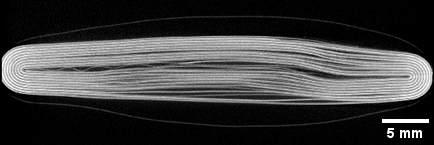
#> input picture at_T0_ws.png, 434 x 145 px
$ python -i extract_targets.py   (imports and definitions only)
#> lines starting #> are read from the running program, lines starting #| are printed output that depends on the picture; after the words box and inside, x2 and y2 are one past the last pixel; in counts of white or black regions, pixels touching at a corner belong together
#> in overlay_mask, `coloured = (np.abs(a[..., 0] - a[..., 1]) + np.abs(a[..., 1] - a[..., ..`: coloured: shape (145, 434) bool; every value is 0
### src/common.py
"""Shared helpers: image loading, cell masks and intensity normalisation."""
from pathlib import Path

import numpy as np
from PIL import Image
from scipy import ndimage as ndi
from skimage.filters import threshold_otsu

ROOT = Path(__file__).resolve().parents[1]
PROCESSED = ROOT / "data/processed"
RESULTS = ROOT / "results"


def load_gray(path) -> np.ndarray:
    return np.array(Image.open(path)).astype(np.float32)


def save_gray(arr: np.ndarray, path) -> None:
    Image.fromarray(np.clip(arr, 0, 255).astype(np.uint8)).save(path)


def cell_mask(img: np.ndarray, sigma: float = 3) -> np.ndarray:
    """Largest bright connected region (the pouch-cell body)."""
#> called with sigma = 3
    s = ndi.gaussian_filter(img.astype(float), sigma)
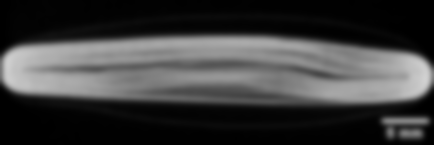
#> s: shape (145, 434) float64; min 0, max 209.2, mean 61
    m = s > threshold_otsu(s)
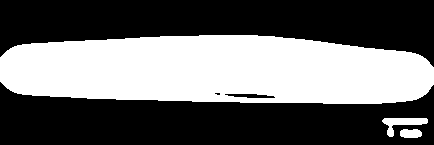
#> m: shape (145, 434) bool; 41% white; 3 white regions, box (x1, y1, x2, y2) and area: (0, 35, 434, 104) 25279, (382, 118, 428, 137) 370, (400, 129, 422, 138) 172
    lab, n = ndi.label(m)
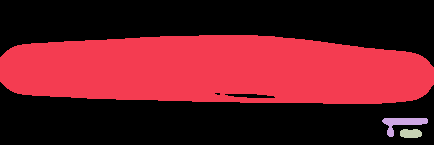
#> lab: shape (145, 434) int32; 4 distinct labels, from 0 to 3; one colour per label, 0 black
#> n = 3
    if n == 0:
        return m
    m = lab == (np.argmax(ndi.sum(m, lab, range(1, n + 1))) + 1)
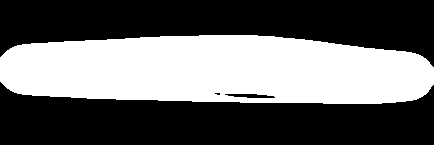
#> m: shape (145, 434) bool; 40.2% white; 1 white region, box (x1, y1, x2, y2) and area: (0, 35, 434, 104) 25279
    return ndi.binary_fill_holes(ndi.binary_closing(m, iterations=3))
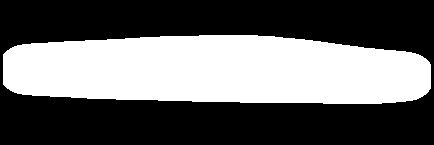
#> returned value: shape (145, 434) bool; 40.2% white; 1 white region, box (x1, y1, x2, y2) and area: (3, 35, 431, 104) 25285


# [22 lines left out: functions fov_mask, norm_params, not called in this run]


def normalise(img, lo, scale):
    return (img - lo) / scale


def denormalise(x, lo, scale):
    return x * scale + lo

### src/extract_targets.py
"""Extract sharp target slices from report documents (.odt / .docx).

Reports are zip archives; embedded images live in Pictures/ (LibreOffice) or
media/ / word/media/ (Word).  For every embedded image this script:

1. saves the original to data/raw/reports/<report>/<name>.png,
2. classifies it:  XY slice (cell wider than tall) -> used as a target;
   YZ slice, blank or unrecognised -> skipped,
3. builds a mask of viewer overlays (coloured crosshairs, scale bar),
4. rescales so the cell width matches the bf_ scans (~425 px, which puts the
   electrode layer pitch near the ~2.6 px seen in bf_),
5. crops to the cell (+ margin, which also removes the viewer text), fills
   overlay pixels by inpainting, and writes
   data/processed/targets/<report>__<name>.png  and  ..._valid.png
   (valid = 255 where the pixel is real image data; used to mask the loss).

Usage:  python src/extract_targets.py REPORT1.odt [REPORT2.odt ...]
"""
import hashlib
import io
import re
import sys
import zipfile
from pathlib import Path

import cv2
import numpy as np
from PIL import Image
from scipy import ndimage as ndi

from common import PROCESSED, ROOT, cell_mask

RAW_OUT = ROOT / "data/raw/reports"
TGT_OUT = PROCESSED / "targets"
TARGET_CELL_WIDTH = 425      # px, cell width in the bf_ scans
MIN_NATIVE_WIDTH = 500       # skip views where the cell is too small (layers unresolved)
MARGIN = 14                  # px around the cell after rescaling


def report_name(path: Path) -> str:
    m = re.search(r"Report-[\d-]+(?:_r\d+)?", path.stem)
    return m.group(0) if m else path.stem


# [12 lines left out: function embedded_images, not called in this run]


def overlay_mask(rgb: np.ndarray) -> np.ndarray:
    a = rgb.astype(int)
    coloured = (np.abs(a[..., 0] - a[..., 1]) + np.abs(a[..., 1] - a[..., 2])) > 30
    return ndi.binary_dilation(coloured, iterations=1)


def process(rgb: np.ndarray):
    gray = cv2.cvtColor(rgb, cv2.COLOR_RGB2GRAY)
    if gray.max() < 30:
        return None, "blank"
    over = overlay_mask(rgb)
    filled = cv2.inpaint(gray, over.astype(np.uint8), 3, cv2.INPAINT_TELEA)
    m = cell_mask(filled.astype(np.float32))
    ys, xs = np.nonzero(m)
    if len(xs) == 0:
        return None, "no cell"
    w, h = xs.max() - xs.min() + 1, ys.max() - ys.min() + 1
#> w = 428; h = 69
    if h > w:
        return None, "YZ view"
    if w < MIN_NATIVE_WIDTH:
        return None, f"cell only {w}px wide (layers unresolved)"
    s = TARGET_CELL_WIDTH / w
    y0, y1 = max(ys.min() - int(MARGIN / s), 0), min(ys.max() + int(MARGIN / s), gray.shape[0])
    x0, x1 = max(xs.min() - int(MARGIN / s), 0), min(xs.max() + int(MARGIN / s), gray.shape[1])
    crop, valid = filled[y0:y1, x0:x1], ~over[y0:y1, x0:x1]
    size = (round(crop.shape[1] * s), round(crop.shape[0] * s))
    crop = cv2.resize(crop, size, interpolation=cv2.INTER_AREA)
    valid = cv2.resize(valid.astype(np.uint8) * 255, size, interpolation=cv2.INTER_AREA) == 255
    return (crop, valid, s), "ok"


# [26 lines left out: function main, not called in this run]


# [4 lines not run here, left out]

>>> import cv2
>>> picture = cv2.cvtColor(cv2.imread('../at_T0_ws.png'), cv2.COLOR_BGR2RGB)
>>> result = process(picture)

$ run again, on bf_T0.png
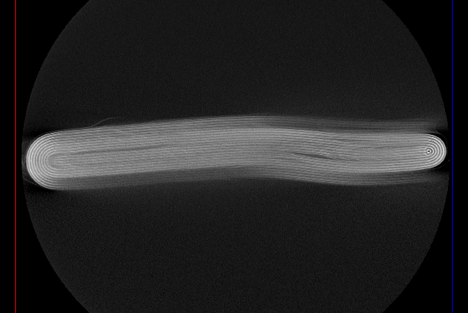
#> input picture bf_T0.png, 468 x 313 px
#> in overlay_mask, `coloured = (np.abs(a[..., 0] - a[..., 1]) + np.abs(a[..., 1] - a[..., ..`:
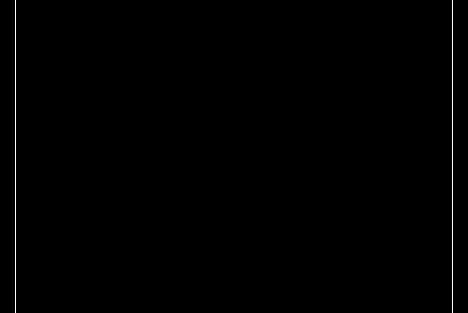
#> coloured: shape (313, 468) bool; 0.43% white in thin lines or dots
#> in cell_mask, `m = s > threshold_otsu(s)`:
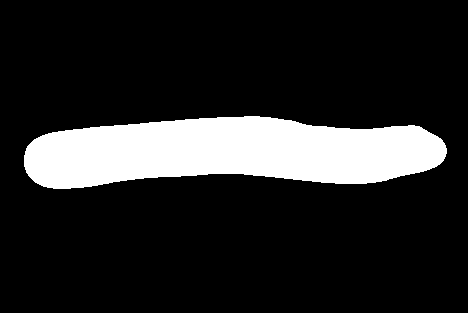
#> m: shape (313, 468) bool; 15.6% white; 1 white region, box (x1, y1, x2, y2) and area: (24, 116, 447, 189) 22811
#> n = 1
#> w = 423; h = 73

$ run again, on bf_T0_2.png
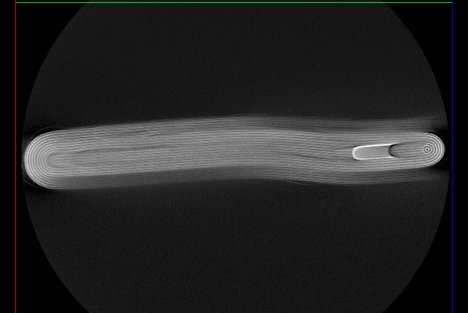
#> input picture bf_T0_2.png, 468 x 313 px
#> in overlay_mask, `coloured = (np.abs(a[..., 0] - a[..., 1]) + np.abs(a[..., 1] - a[..., ..`:
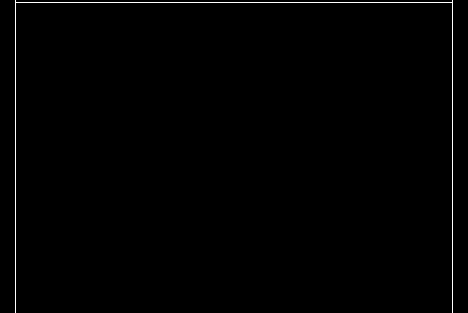
#> coloured: shape (313, 468) bool; 0.72% white in thin lines or dots
#> in cell_mask, `m = s > threshold_otsu(s)`:
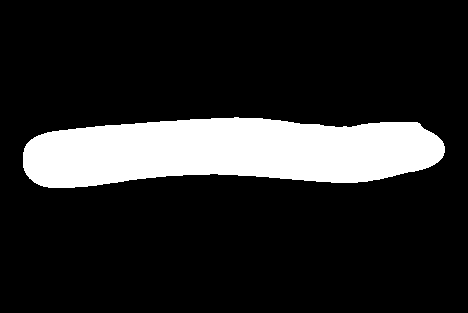
#> m: shape (313, 468) bool; 15.7% white; 1 white region, box (x1, y1, x2, y2) and area: (23, 117, 445, 188) 22938
#> n = 1
#> w = 422; h = 71

$ run again, on bf_T0_3.png
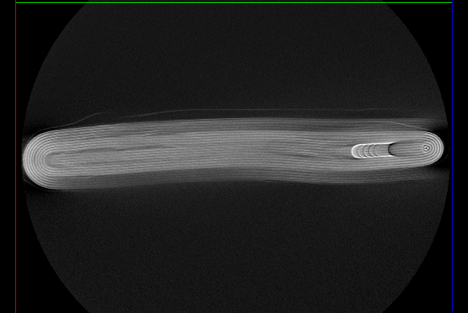
#> input picture bf_T0_3.png, 468 x 313 px
#> in overlay_mask, `coloured = (np.abs(a[..., 0] - a[..., 1]) + np.abs(a[..., 1] - a[..., ..`:
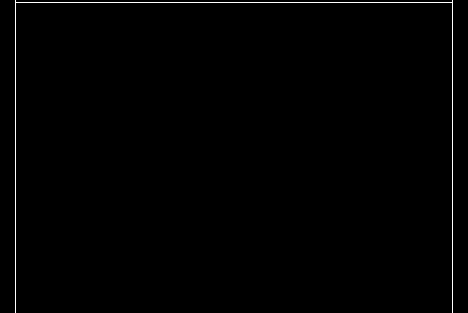
#> coloured: shape (313, 468) bool; 0.72% white in thin lines or dots
#> in cell_mask, `m = s > threshold_otsu(s)`:
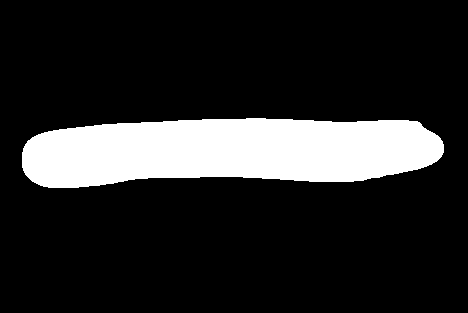
#> m: shape (313, 468) bool; 16.1% white; 1 white region, box (x1, y1, x2, y2) and area: (22, 118, 444, 188) 23595
#> n = 1
#> w = 422; h = 70
